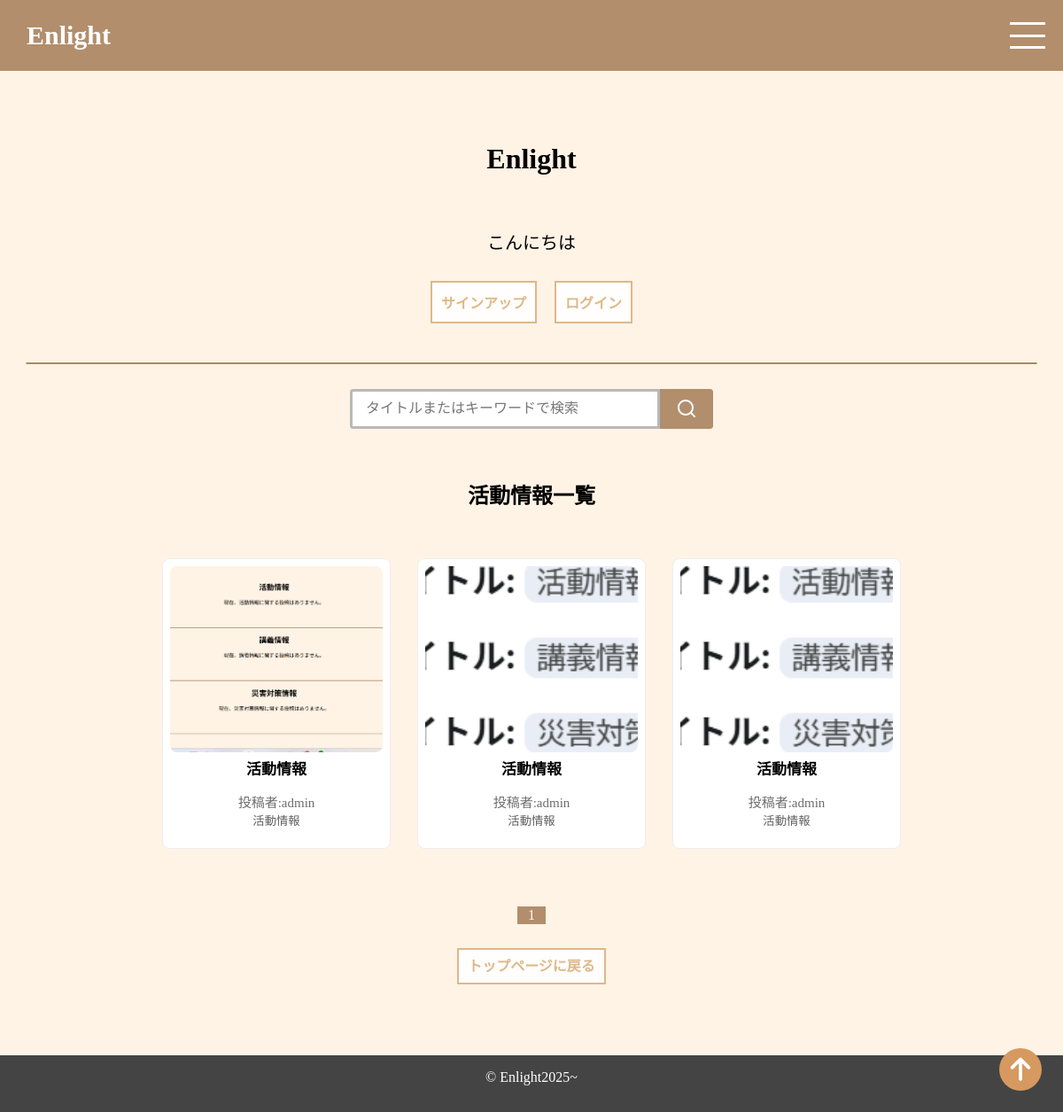
The app's page /activity/list/ with its own data.
### enright/models.py (models this page shows, shortened)
class PhotoPost(models.Model):
    user = models.ForeignKey(
        CustomUser,
        verbose_name='ユーザー',
        on_delete=models.CASCADE
        )
    category = models.ForeignKey(
        Category,
        verbose_name='カテゴリ',
        on_delete=models.PROTECT
        )
    title = models.CharField(
        verbose_name='タイトル', # フィールドのタイトル
        max_length=200          # 最大文字数は200
        )
    comment = models.TextField(
        verbose_name='内容', # フィールドのタイトル
        )
    image1 = models.ImageField(
        verbose_name='イメージ1', # フィールドのタイトル
        upload_to='photos',      # MEDIA_ROOT以下のphotosにファイルを保存
        )
    image2 = models.ImageField(
        verbose_name='イメージ2', # フィールドのタイトル
        upload_to='photos',      # MEDIA_ROOT以下のphotosにファイルを保存
        blank=True,              # フィールドの値は必須でない
        null=True                # データベースにnullが保存されることを許容
        )
    posted_at = models.DateTimeField(
        verbose_name='投稿日時', # フィールドのタイトル
        auto_now_add=True       # 日時を自動追加
        )

class Category(models.Model):
    title = models.CharField(
        verbose_name='カテゴリ', # フィールドのタイトル
        max_length=20)

### accounts/models.py (models this page shows)
class CustomUser(AbstractUser):
    groups = models.ManyToManyField(
        Group,
        verbose_name=('groups'),
        blank=True,
        help_text=('The groups this user belongs to...'),
        related_name="rescue_user_set", # rescue_accounts固有の名前
        related_query_name="rescue_user",
    )
    user_permissions = models.ManyToManyField(
        Permission,
        verbose_name=('user permissions'),
        blank=True,
        help_text=('Specific permissions for this user.'),
        related_name="rescue_user_permissions", # rescue_accounts固有の名前
        related_query_name="rescue_user_permission",
    )
    pass

### enright/views.py (the view)
# urls.py: path('activity/list/', views.ActivityIndexView.as_view(), name='activity_index'),
class ActivityIndexView(ListView):
    model = PhotoPost
    template_name = 'cat_index.html' # ★★★ 修正済み ★★★
    paginate_by = 9
    def get_queryset(self):
        return PhotoPost.objects.filter(category__title='活動情報').order_by('-posted_at')
    def get_context_data(self, **kwargs):
        context = super().get_context_data(**kwargs)
        context['page_title'] = '活動情報'
        context['form'] = SearchForm(self.request.GET)
        return context

### enright/forms.py
class SearchForm(forms.Form):
    keyword = forms.CharField(
        label='',
        required=False,
        widget=forms.TextInput(attrs={
            'placeholder': 'タイトルまたはキーワードで検索',
            'class': 'search-input',
            'autocomplete': 'off',
        })
    )

### enright/templates/cat_index.html (shortened to what this page needs)
{% extends 'base.html' %}
{% block contents %}
    {% include "photos_title.html" %}
    <div class="search-wrapper">
        <form method="get" class="search-form">
            {{ form.keyword }}
        <button type="submit"></button>
        </form>
    </div>
    <div class="container">
        <h2>{{ page_title }}一覧</h2>
        {% if object_list %}
            {% include "photos_list.html" %}
        {% else %}
            <p>現在、{{ page_title }}に関する投稿はありません。</p>
        {% endif %}
        {% include "pagination.html" %}
        <br>
        <a class="btn_01" href="{% url 'enright:index' %}">トップページに戻る</a>
    </div>
{% endblock %}

### enright/templates/photos_list.html
<div class="py-5 bg-light">
    <div class="container">
        <div class="row card-container">
            {% for record in object_list %}
            <div class="col-lg-4 col-md-6 mb-4">
                <div class="card-item">
                    <img
                        src="{{ record.image1.url }}"
                        alt="{{ record.title }}"
                        aria-label="{{ record.title }}"
                        class="img-fluid card-image">
                    <div class="card-body">
                        <p class="card-title">{{ record.title }}</p>
                        <div class="justify-content-between align-items-center">
                            <a href="{% url 'enright:user_list' user=record.user.id %}">
                                <small class="card-user-name">投稿者:{{ record.user.username }}</small>
                            </a>
                            <br>
                            <button type="button" class="btn_text"
                                onclick="location.href='{% url 'enright:photos_cat' category=record.category.id %}'">
                                {{ record.category.title }}
                            </button>
                        </div>
                    </div>
                    <a href="{% url 'enright:photo_detail' record.pk %}" class="card-class"></a>
                </div>
            </div>
            {% endfor %}
        </div>
    </div>
</div>

### enright/static/css/style_base.css (style rules this page uses)
body { margin: 0 auto; text-align: center; font-family: "Kosugi Maru"; display: grid; grid-template-rows: auto 1fr auto; grid-template-columns: 100%; min-height: 100vh; background-color: rgb(255, 243, 230); row-gap: 60px; }
.justify-content-between { justify-content: space-between }
img { width: 250px; height: 250px; object-fit: cover; border-radius: 30px; }
a { text-decoration: none; }
.align-items-center { align-items: center }
.container { width: 100%; justify-content: center; margin-bottom: 30px; }
.card-container { justify-content: center; display: flex; flex-wrap: wrap; padding: 20px; max-width: 1200px; margin: auto; box-sizing: border-box; }
.card-item { position: relative; border-radius: 8px; overflow: hidden; background-color: #ffffff; border: 1px solid #eee; transition: transform 0.2s ease, box-shadow 0.2s ease; text-decoration: none; color: inherit; padding: 3px; margin: 15px; }
.card-item img { margin: 5px; width: 240px; height: 210px; object-fit: cover; border-radius: 8px; }
.card-item .card-class { position: absolute; top: 0; left: 0; height:100%; width: 100%; }
.card-item p { margin: 0 10px 15px; flex-grow: 1; }
.card-title { font-size: 17px; font-weight: bold; color: #000000; }
.card-user-name { font-size: 15px; color: #6d6d6d; }
.img-fluid { width: auto; height: 300px; }
button.btn_text { color: #5f5f5f; background-color: transparent; border: none; }
a.btn_01 { font-size: auto; text-align: center; text-decoration: none; width: auto; margin: 10px; padding: 10px; font-weight: bold; border: 2px solid burlywood; color: burlywood; background-color: #fffefd; transition: 0.5s; }
.search-wrapper { display: flex; justify-content: center; padding: 20px; }
.search-form { display: flex; align-items: center; overflow: hidden; border-radius: 3px; }
.search-form input { width: 350px; height: 45px; padding: 5px 15px; border: none; border-radius: 3px 0 0 3px; box-sizing: border-box; background-color: #ffffff; font-size: 1em; outline: none; border: #b9b9b9 solid 3px; }
.search-form input::placeholder { color: #777777; }
.search-form button { display: flex; justify-content: center; align-items: center; width: 60px; height: 45px; border: none; border-radius: 0 3px 3px 0; background-color: #b28e6c; cursor: pointer; }
.search-form button::after { width: 24px; height: 24px; background-repeat: no-repeat; content: ''; }

### records on screen
PhotoPost: image1 (picture), title "活動情報", user.username "admin", category "活動情報"
PhotoPost: image1 (picture), title "活動情報", user.username "admin", category "活動情報"
PhotoPost: image1 (picture), title "活動情報", user.username "admin", category "活動情報"

### other values on screen
{{ page_title }} "活動情報"
{{ num }} "1"
